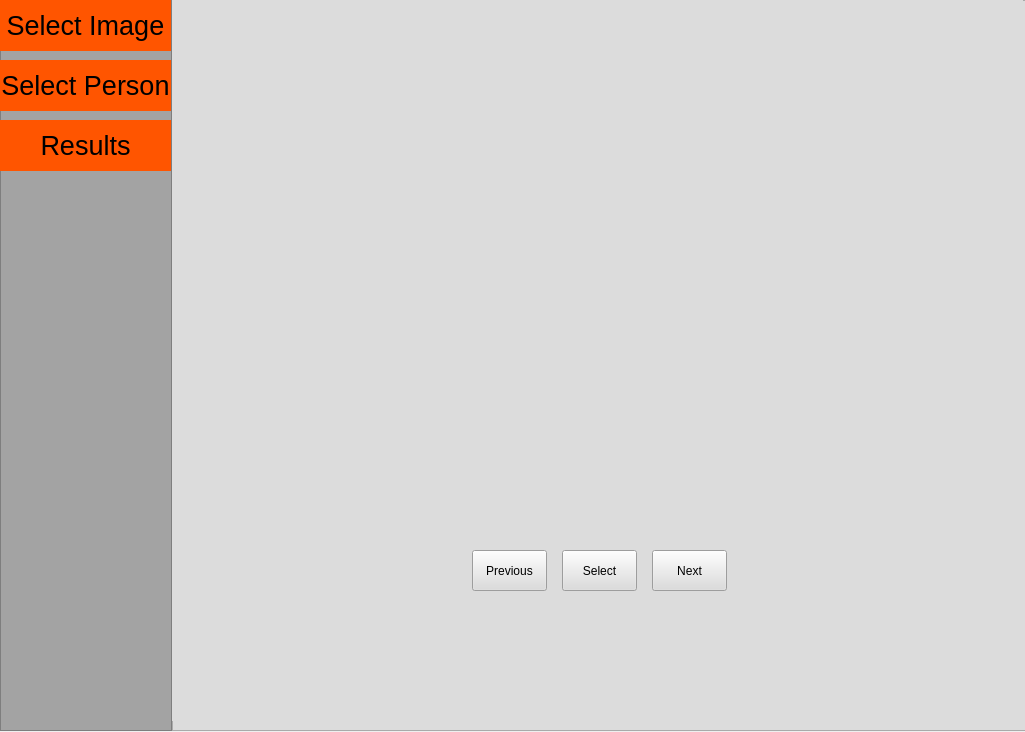
<?xml version="1.0" encoding="UTF-8"?>
<ui version="4.0">
 <class>MainWindow</class>
 <widget class="QMainWindow" name="MainWindow">
  <property name="geometry">
   <rect>
    <x>0</x>
    <y>0</y>
    <width>1025</width>
    <height>732</height>
   </rect>
  </property>
  <property name="windowTitle">
   <string>MainWindow</string>
  </property>
  <widget class="QWidget" name="centralwidget">
   <widget class="QWidget" name="layoutWidget">
    <property name="geometry">
     <rect>
      <x>0</x>
      <y>0</y>
      <width>1031</width>
      <height>731</height>
     </rect>
    </property>
    <layout class="QHBoxLayout" name="horizontalLayout">
     <property name="spacing">
      <number>0</number>
     </property>
     <item>
      <widget class="QFrame" name="frame">
       <property name="sizePolicy">
        <sizepolicy hsizetype="Expanding" vsizetype="Expanding">
         <horstretch>1</horstretch>
         <verstretch>0</verstretch>
        </sizepolicy>
       </property>
       <property name="styleSheet">
        <string notr="true">background-color: rgb(163, 163, 163);</string>
       </property>
       <property name="frameShape">
        <enum>QFrame::StyledPanel</enum>
       </property>
       <property name="frameShadow">
        <enum>QFrame::Raised</enum>
       </property>
       <widget class="QPushButton" name="pushButton_1">
        <property name="geometry">
         <rect>
          <x>0</x>
          <y>0</y>
          <width>171</width>
          <height>51</height>
         </rect>
        </property>
        <property name="font">
         <font>
          <pointsize>20</pointsize>
         </font>
        </property>
        <property name="styleSheet">
         <string notr="true">QPushButton{
	background-color:  rgb(255, 85, 0);
	border: none;
	height: 50px;
}

QPushButton::hover{
	background-color: rgb(200, 80, 0);
}</string>
        </property>
        <property name="text">
         <string>Select Image</string>
        </property>
       </widget>
       <widget class="QLabel" name="label_2">
        <property name="geometry">
         <rect>
          <x>0</x>
          <y>60</y>
          <width>171</width>
          <height>51</height>
         </rect>
        </property>
        <property name="sizePolicy">
         <sizepolicy hsizetype="Expanding" vsizetype="Expanding">
          <horstretch>0</horstretch>
          <verstretch>0</verstretch>
         </sizepolicy>
        </property>
        <property name="font">
         <font>
          <pointsize>20</pointsize>
         </font>
        </property>
        <property name="styleSheet">
         <string notr="true">QLabel {
	background-color: rgb(255, 85, 0);
}</string>
        </property>
        <property name="text">
         <string>Select Person</string>
        </property>
        <property name="alignment">
         <set>Qt::AlignCenter</set>
        </property>
       </widget>
       <widget class="QLabel" name="label">
        <property name="geometry">
         <rect>
          <x>0</x>
          <y>120</y>
          <width>171</width>
          <height>51</height>
         </rect>
        </property>
        <property name="sizePolicy">
         <sizepolicy hsizetype="Expanding" vsizetype="Expanding">
          <horstretch>0</horstretch>
          <verstretch>0</verstretch>
         </sizepolicy>
        </property>
        <property name="font">
         <font>
          <pointsize>20</pointsize>
         </font>
        </property>
        <property name="styleSheet">
         <string notr="true">QLabel {
	background-color: rgb(255, 85, 0);
}</string>
        </property>
        <property name="text">
         <string>Results</string>
        </property>
        <property name="alignment">
         <set>Qt::AlignCenter</set>
        </property>
       </widget>
      </widget>
     </item>
     <item>
      <widget class="QFrame" name="frame_2">
       <property name="sizePolicy">
        <sizepolicy hsizetype="Expanding" vsizetype="Expanding">
         <horstretch>5</horstretch>
         <verstretch>0</verstretch>
        </sizepolicy>
       </property>
       <property name="styleSheet">
        <string notr="true">background-color: rgb(220, 220, 220);</string>
       </property>
       <property name="frameShape">
        <enum>QFrame::StyledPanel</enum>
       </property>
       <property name="frameShadow">
        <enum>QFrame::Raised</enum>
       </property>
       <widget class="QStackedWidget" name="stackedWidget">
        <property name="geometry">
         <rect>
          <x>0</x>
          <y>0</y>
          <width>851</width>
          <height>721</height>
         </rect>
        </property>
        <property name="sizePolicy">
         <sizepolicy hsizetype="Expanding" vsizetype="Expanding">
          <horstretch>0</horstretch>
          <verstretch>0</verstretch>
         </sizepolicy>
        </property>
        <property name="currentIndex">
         <number>1</number>
        </property>
        <widget class="QWidget" name="page">
         <widget class="QPushButton" name="pushButton_p12">
          <property name="geometry">
           <rect>
            <x>660</x>
            <y>50</y>
            <width>91</width>
            <height>31</height>
           </rect>
          </property>
          <property name="text">
           <string>OK</string>
          </property>
         </widget>
         <widget class="QPushButton" name="pushButton_p11">
          <property name="geometry">
           <rect>
            <x>94</x>
            <y>50</y>
            <width>91</width>
            <height>31</height>
           </rect>
          </property>
          <property name="text">
           <string>Select File</string>
          </property>
         </widget>
         <widget class="QLineEdit" name="lineEdit">
          <property name="geometry">
           <rect>
            <x>190</x>
            <y>50</y>
            <width>461</width>
            <height>31</height>
           </rect>
          </property>
         </widget>
        </widget>
        <widget class="QWidget" name="page_2">
         <widget class="QPushButton" name="pushButton_p22">
          <property name="geometry">
           <rect>
            <x>390</x>
            <y>550</y>
            <width>75</width>
            <height>41</height>
           </rect>
          </property>
          <property name="text">
           <string>Select</string>
          </property>
         </widget>
         <widget class="QPushButton" name="pushButton_p21">
          <property name="geometry">
           <rect>
            <x>300</x>
            <y>550</y>
            <width>75</width>
            <height>41</height>
           </rect>
          </property>
          <property name="text">
           <string>Previous</string>
          </property>
         </widget>
         <widget class="QPushButton" name="pushButton_p23">
          <property name="geometry">
           <rect>
            <x>480</x>
            <y>550</y>
            <width>75</width>
            <height>41</height>
           </rect>
          </property>
          <property name="text">
           <string>Next</string>
          </property>
         </widget>
        </widget>
        <widget class="QWidget" name="page_3">
         <widget class="QLabel" name="label_3">
          <property name="geometry">
           <rect>
            <x>320</x>
            <y>240</y>
            <width>211</width>
            <height>181</height>
           </rect>
          </property>
          <property name="font">
           <font>
            <pointsize>30</pointsize>
           </font>
          </property>
          <property name="text">
           <string>last page</string>
          </property>
         </widget>
        </widget>
       </widget>
      </widget>
     </item>
    </layout>
   </widget>
  </widget>
 </widget>
 <resources/>
 <connections/>
</ui>
